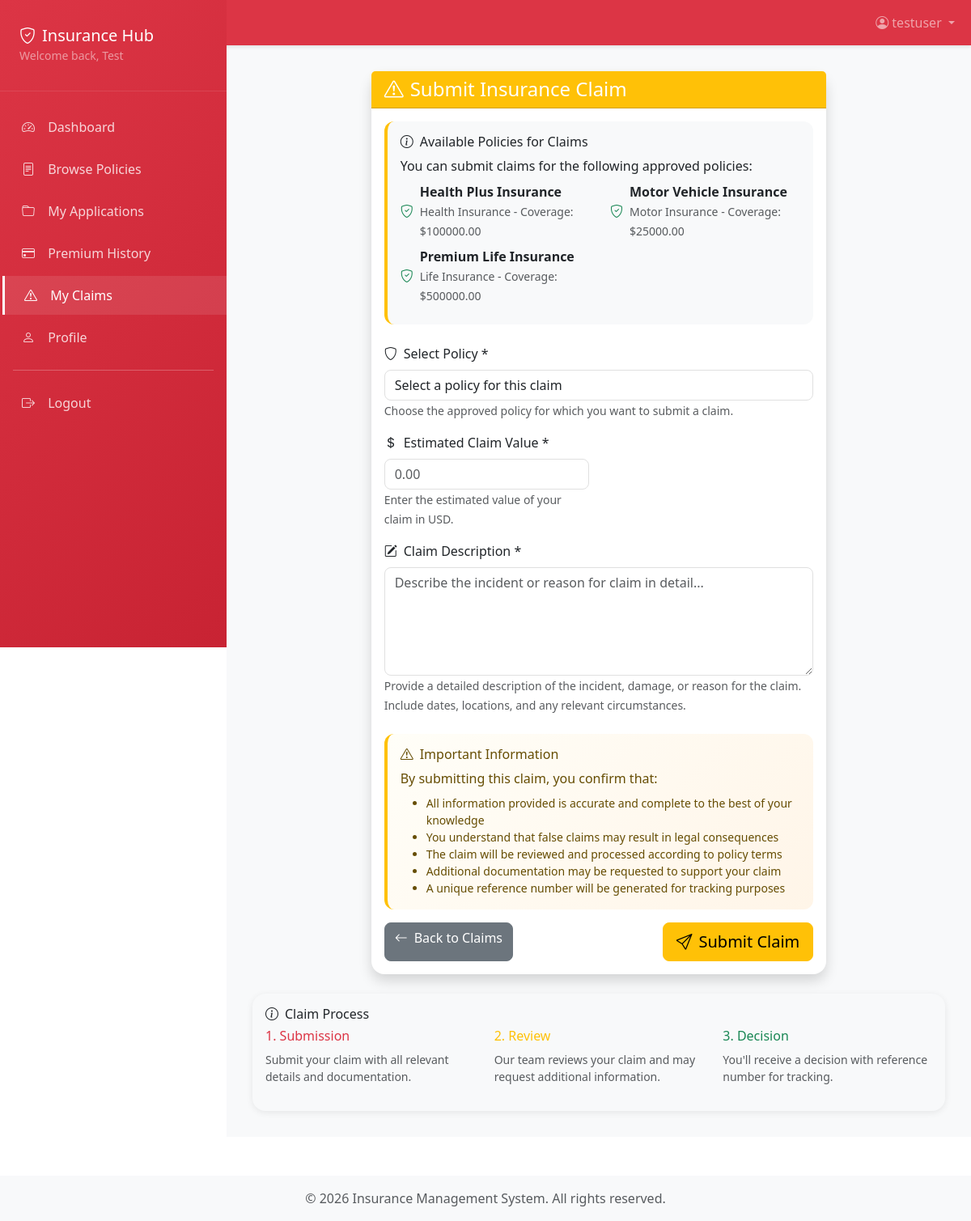
/claims/submit/ (signed in), run on the app's committed database.
### policies/models.py (models this page shows, shortened)
class Application(models.Model):
    STATUS_CHOICES = [
        ('Pending', 'Pending'),
        ('Approved', 'Approved'),
        ('Rejected', 'Rejected'),
    ]
    client = models.ForeignKey(User, on_delete=models.CASCADE, related_name='applications')
    policy = models.ForeignKey(Policy, on_delete=models.CASCADE, related_name='applications')
    status = models.CharField(max_length=10, choices=STATUS_CHOICES, default='Pending')
    applied_date = models.DateTimeField(auto_now_add=True)
    updated_at = models.DateTimeField(auto_now=True)
    approved_date = models.DateTimeField(blank=True, null=True)
    rejected_date = models.DateTimeField(blank=True, null=True)
    notes = models.TextField(blank=True, null=True)
    def __str__(self):
        return f"{self.client.username} - {self.policy.name} - {self.status}"
    class Meta:
        verbose_name = "Policy Application"
        verbose_name_plural = "Policy Applications"
        ordering = ['-applied_date']

class Policy(models.Model):
    POLICY_TYPES = [
        ('Life', 'Life Insurance'),
        ('Motor', 'Motor Insurance'),
        ('Health', 'Health Insurance'),
    ]
    name = models.CharField(max_length=100)
    type = models.CharField(max_length=10, choices=POLICY_TYPES)
    premium_amount = models.DecimalField(max_digits=10, decimal_places=2)
    coverage_amount = models.DecimalField(max_digits=10, decimal_places=2)
    duration_months = models.PositiveIntegerField()
    description = models.TextField(blank=True, null=True)
    created_at = models.DateTimeField(auto_now_add=True)
    updated_at = models.DateTimeField(auto_now=True)
    is_active = models.BooleanField(default=True)
    class Meta:
        verbose_name = "Policy"
        verbose_name_plural = "Policies"
        ordering = ['-created_at']

### claims/views.py (the view)
# urls.py: path('submit/', views.submit_claim_view, name='submit_claim'),
@login_required
def submit_claim_view(request):
    approved_applications = Application.objects.filter(
        client=request.user,
        status='Approved'
    )
    if not approved_applications.exists():
        messages.warning(request, 'You need at least one approved policy to submit a claim.')
        return redirect('policies:my_applications')
    if request.method == 'POST':
        form = ClaimSubmissionForm(request.POST, user=request.user)
        if form.is_valid():
            claim = form.save(commit=False)
            import uuid
            claim.reference_no = f"CLM-{uuid.uuid4().hex[:8].upper()}"
            claim.save()
            messages.success(request, f'Your claim has been submitted successfully! Reference number: {claim.reference_no}')
            return redirect('claims:claim_list')
        else:
            messages.error(request, 'Please correct the errors below.')
    else:
        form = ClaimSubmissionForm(user=request.user)
    context = {
        'form': form,
        'approved_applications': approved_applications,
    }
    return render(request, 'claims/submit_claim.html', context)

### templates/claims/submit_claim.html (shortened to what this page needs)
{% extends 'base_auth.html' %}
{% block content %}
<div class="row">
    <div class="col-md-8 mx-auto">
        <div class="card shadow">
            <div class="card-header bg-warning text-white">
                <h4 class="mb-0">
                    <i class="bi bi-exclamation-triangle me-2"></i>Submit Insurance Claim
                </h4>
            </div>
            <div class="card-body">
                <div class="alert bg-light border-warning mb-4">
                    <h6 class="alert-heading">
                        <i class="bi bi-info-circle me-2"></i>Available Policies for Claims
                    </h6>
                    <p class="mb-2">
                        You can submit claims for the following approved policies:
                    </p>
                    <div class="row">
                        {% for app in approved_applications %}
                        <div class="col-md-6 mb-2">
                            <div class="d-flex align-items-center">
                                <i class="bi bi-shield-check text-success me-2"></i>
                                <div>
                                    <strong>{{ app.policy.name }}</strong>
                                    <br><small class="text-muted">{{ app.policy.get_type_display }} - Coverage: ${{ app.policy.coverage_amount|floatformat:2 }}</small>
                                </div>
                            </div>
                        </div>
                        {% endfor %}
                    </div>
                </div>
                <form method="post">
                    <div class="row">
                        <div class="col-md-12 mb-3">
                            <label for="{{ form.application.id_for_label }}" class="form-label">
                                <i class="bi bi-shield me-2"></i>Select Policy *
                            </label>
                            {{ form.application }}
                            <small class="form-text text-muted">
                                Choose the approved policy for which you want to submit a claim.
                            </small>
                        </div>
                    </div>
                    <div class="row">
                        <div class="col-md-6 mb-3">
                            <label for="{{ form.estimated_value.id_for_label }}" class="form-label">
                                <i class="bi bi-currency-dollar me-2"></i>Estimated Claim Value *
                            </label>
                            {{ form.estimated_value }}
                            <small class="form-text text-muted">
                                Enter the estimated value of your claim in USD.
                            </small>
                        </div>
                    </div>
                    <div class="row">
                        <div class="col-md-12 mb-4">
                            <label for="{{ form.description.id_for_label }}" class="form-label">
                                <i class="bi bi-pencil-square me-2"></i>Claim Description *
                            </label>
                            {{ form.description }}
                            <small class="form-text text-muted">
                                Provide a detailed description of the incident, damage, or reason for the claim.
                                Include dates, locations, and any relevant circumstances.
                            </small>
                        </div>
                    </div>
                    <div class="alert alert-warning">
                        <h6 class="alert-heading">
                            <i class="bi bi-exclamation-triangle me-2"></i>Important Information
                        </h6>
                        <p class="mb-2">
                            By submitting this claim, you confirm that:
                        </p>
                        <ul class="mb-0 small">
                            <li>All information provided is accurate and complete to the best of your knowledge</li>
                            <li>You understand that false claims may result in legal consequences</li>
                            <li>The claim will be reviewed and processed according to policy terms</li>
                            <li>Additional documentation may be requested to support your claim</li>
                            <li>A unique reference number will be generated for tracking purposes</li>
                        </ul>
                    </div>
                    <div class="d-flex justify-content-between">
                        <a href="{% url 'claims:claim_list' %}" class="btn btn-secondary">
                            <i class="bi bi-arrow-left me-2"></i>Back to Claims
                        </a>
                        <button type="submit" class="btn btn-warning btn-lg">
                            <i class="bi bi-send me-2"></i>Submit Claim
                        </button>
                    </div>
                </form>
            </div>
        </div>
    </div>
</div>
<div class="row mt-4">
    <div class="col-12">
        <div class="card bg-light">
            <div class="card-body">
                <h6 class="card-title">
                    <i class="bi bi-info-circle me-2"></i>Claim Process
                </h6>
                <div class="row">
                    <div class="col-md-4">
                        <h6 class="text-primary">1. Submission</h6>
                        <p class="small text-muted">Submit your claim with all relevant details and documentation.</p>
                    </div>
                    <div class="col-md-4">
                        <h6 class="text-warning">2. Review</h6>
                        <p class="small text-muted">Our team reviews your claim and may request additional information.</p>
                    </div>
                    <div class="col-md-4">
                        <h6 class="text-success">3. Decision</h6>
                        <p class="small text-muted">You'll receive a decision with reference number for tracking.</p>
                    </div>
                </div>
            </div>
        </div>
    </div>
</div>
{% endblock %}

### templates/base_auth.html (shortened to what this page needs)
<!DOCTYPE html>
<html lang="en">
<head>
    <link href="https://cdn.jsdelivr.net/npm/bootstrap@5.3.0/dist/css/bootstrap.min.css" rel="stylesheet">
    <link rel="stylesheet" href="https://cdn.jsdelivr.net/npm/bootstrap-icons@1.11.0/font/bootstrap-icons.css">
</head>
<body>
    <nav class="navbar navbar-expand-lg navbar-dark bg-primary">
        <div class="container">
            <div class="collapse navbar-collapse" id="navbarNav">
                {% if not user.is_authenticated %}
                <ul class="navbar-nav me-auto">
                    <li class="nav-item">
                        <a class="nav-link" href="{% url 'home' %}">Home</a>
                    </li>
                    <li class="nav-item">
                        <a class="nav-link" href="#" onclick="alert('About page coming soon!')">About</a>
                    </li>
                </ul>
                <ul class="navbar-nav">
                    <li class="nav-item">
                        <a class="nav-link" href="{% url 'accounts:login' %}">
                            <i class="bi bi-box-arrow-in-right me-1"></i>Login
                        </a>
                    </li>
                    <li class="nav-item">
                        <a class="nav-link" href="{% url 'accounts:register' %}">
                            <i class="bi bi-person-plus me-1"></i>Register
                        </a>
                    </li>
                </ul>
                {% else %}
                <ul class="navbar-nav ms-auto">
                    <li class="nav-item dropdown">
                        <a class="nav-link dropdown-toggle" href="#" role="button" data-bs-toggle="dropdown">
                            <i class="bi bi-person-circle me-1"></i>{{ user.username }}
                        </a>
                    </li>
                </ul>
                {% endif %}
            </div>
        </div>
    </nav>
    {% if user.is_authenticated %}
    <div class="dashboard-container">
        <nav class="sidebar" id="sidebar">
            <div class="sidebar-header">
                <h5 class="mb-0">
                    <i class="bi bi-shield-check me-2"></i><span>Insurance Hub</span>
                </h5>
                <small class="text-white-50">Welcome back, {{ user.first_name|default:user.username }}</small>
            </div>
            <div class="sidebar-nav">
                <a href="{% url 'accounts:dashboard' %}" class="sidebar-nav-item"><i class="bi bi-speedometer2"></i> Dashboard</a>
                <a href="{% url 'policies:browse_plans' %}" class="sidebar-nav-item"><i class="bi bi-file-text"></i> Browse Policies</a>
                <a href="{% url 'policies:my_applications' %}" class="sidebar-nav-item"><i class="bi bi-folder"></i> My Applications</a>
                <a href="{% url 'premium:premium_history' %}" class="sidebar-nav-item"><i class="bi bi-credit-card"></i> Premium History</a>
                <a href="{% url 'claims:claim_list' %}" class="sidebar-nav-item"><i class="bi bi-exclamation-triangle"></i> My Claims</a>
                <a href="{% url 'accounts:profile' %}" class="sidebar-nav-item"><i class="bi bi-person"></i> Profile</a>
                <hr class="border-white-50 mx-3 my-3">
                <a href="{% url 'accounts:logout' %}" class="sidebar-nav-item"><i class="bi bi-box-arrow-right"></i> Logout</a>
            </div>
        </nav>
        {% endif %}
        <main class="{% if user.is_authenticated %}main-content{% else %}container mt-4{% endif %}">
            {% block content %}{% endblock %}
        </main>
        {% if user.is_authenticated %}
    </div>
    {% endif %}
    <footer class="bg-light text-center py-3 mt-5">
        <div class="container">
            <p class="text-muted mb-0">&copy; 2026 Insurance Management System. All rights reserved.</p>
        </div>
    </footer>
</body>
</html>

### templates/base_auth.html (style rules this page uses)
:root { --bs-primary: #dc3545; --bs-primary-rgb: 220, 53, 69; --bs-primary-hover: #c82333; --bs-secondary: #6c757d; --bs-success: #198754; --bs-danger: #dc3545; --bs-warning: #ffc107; --bs-info: #0dcaf0; --bs-light: #f8f9fa; --bs-dark: #212529; }
.navbar { box-shadow: 0 2px 4px rgba(0,0,0,.1); padding-left: 280px; }
.navbar .container { padding-left: 0; }
.nav-link { font-weight: 500; transition: all 0.3s ease; }
.btn { border-radius: 0.5rem; font-weight: 500; transition: all 0.3s ease; }
.card { border: none; border-radius: 1rem; box-shadow: 0 2px 8px rgba(0,0,0,.08); transition: all 0.3s ease; }
.alert { border: none; border-radius: 0.75rem; border-left: 4px solid; }
.alert-warning { border-left-color: #ffc107; background: linear-gradient(135deg, #fffef8 0%, #fff5e8 100%); }
.form-control { border-radius: 0.5rem; border: 1px solid #e0e0e0; transition: all 0.3s ease; }
body { min-height: 100vh; display: flex; flex-direction: column; }
main { flex: 1; }
.dashboard-container { display: flex; min-height: calc(100vh - 76px); }
.sidebar { width: 280px; background: linear-gradient(135deg, #dc3545 0%, #c82333 100%); color: white; padding: 2rem 0; position: fixed; height: 100vh; overflow-y: auto; z-index: 1000; top: 0; left: 0; }
.sidebar-header { padding: 0 1.5rem 2rem; border-bottom: 1px solid rgba(255,255,255,0.1); }
.sidebar-nav { padding: 1rem 0; }
.sidebar-nav-item { display: block; padding: 0.75rem 1.5rem; color: rgba(255,255,255,0.8); text-decoration: none; transition: all 0.3s ease; border-left: 3px solid transparent; margin: 0.25rem 0; }
.sidebar-nav-item:hover, .sidebar-nav-item.active { background-color: rgba(255,255,255,0.1); color: white; border-left-color: white; transform: translateX(3px); }
.sidebar-nav-item i { width: 20px; margin-right: 0.75rem; }
.main-content { flex: 1; margin-left: 280px; padding: 2rem; background: #f8f9fa; min-height: 100vh; }

### data on the page
Application: policy.name "Health Plus Insurance", policy.type "Health Insurance", policy.coverage_amount "100000.00"
Application: policy.name "Motor Vehicle Insurance", policy.type "Motor Insurance", policy.coverage_amount "25000.00"
Application: policy.name "Premium Life Insurance", policy.type "Life Insurance", policy.coverage_amount "500000.00"

### other printed values
{{ user.username }} "testuser"
{{ user.first_name|default:user.username }} "Test"
